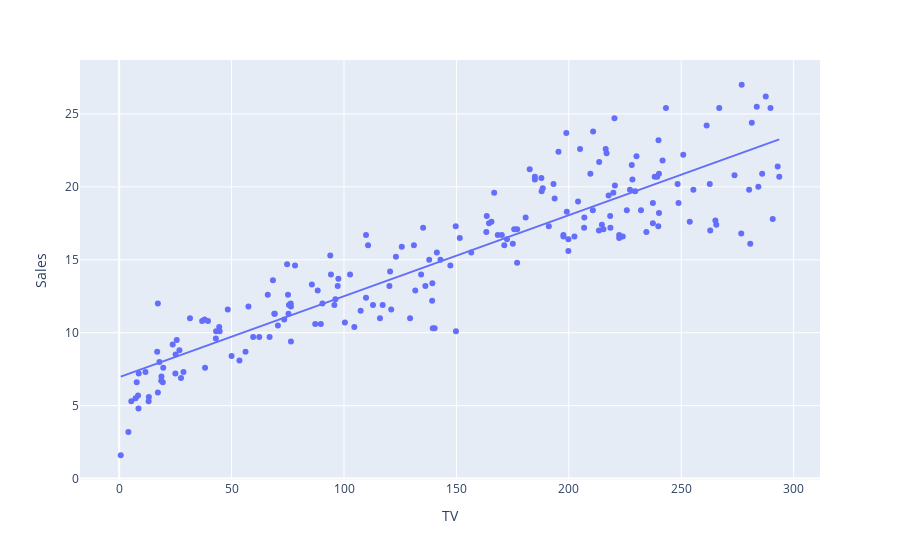
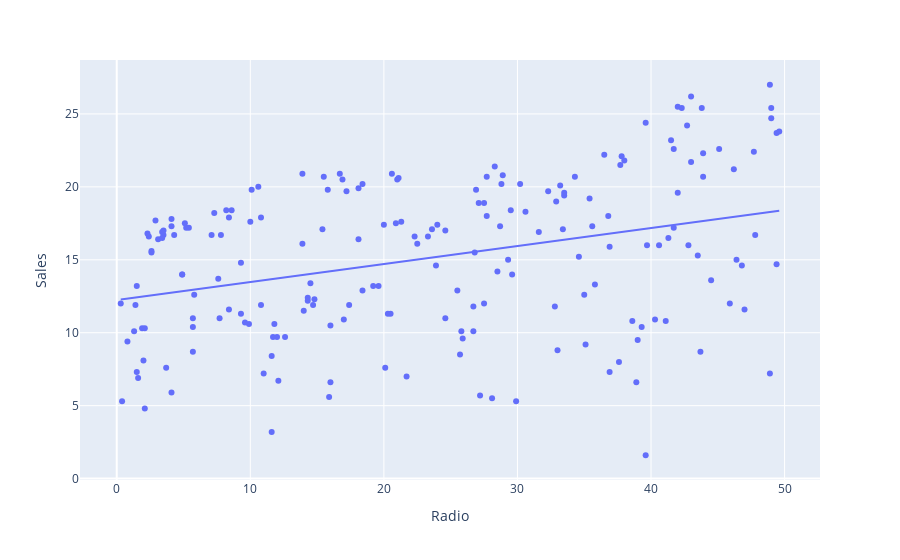
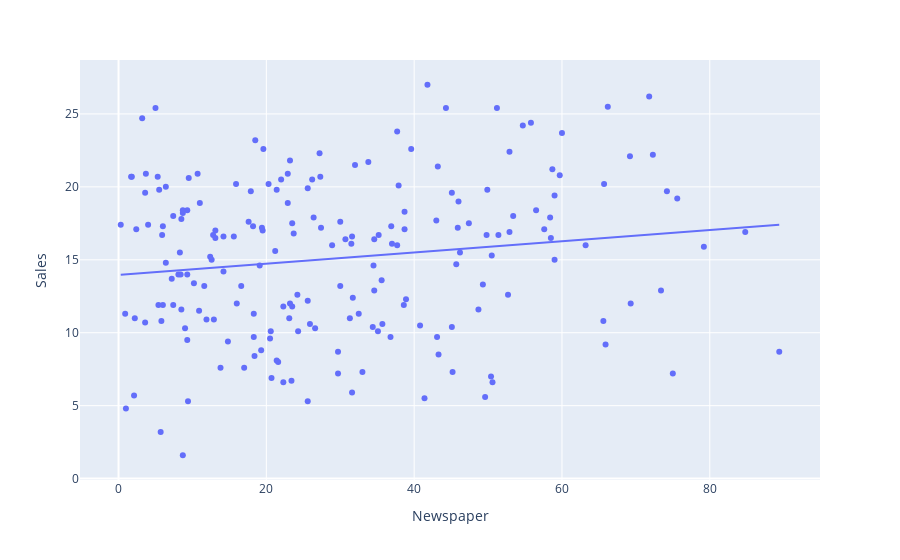
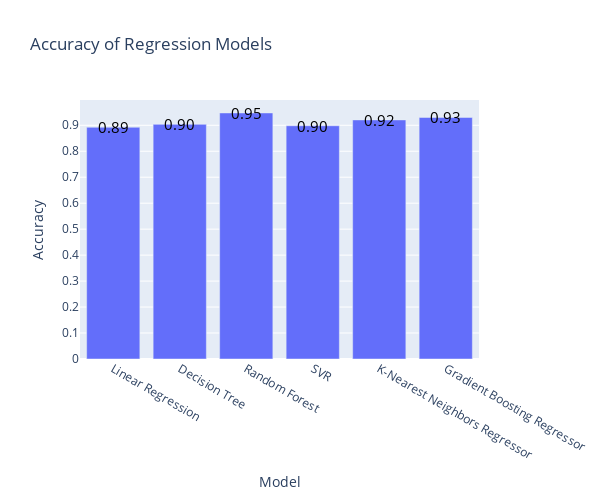

Notebook code cell kept with these figures, in order:
### Code cell
import pandas as pd
import numpy as np
import plotly.express as px
from sklearn.model_selection import train_test_split
from sklearn.linear_model import LinearRegression
from sklearn.ensemble import RandomForestRegressor, GradientBoostingRegressor
from sklearn.tree import DecisionTreeRegressor
from sklearn.neighbors import KNeighborsRegressor
from sklearn.svm import SVR
from sklearn.metrics import r2_score, mean_squared_error
import warnings
warnings.filterwarnings('ignore')

# Load data from URL
url = "https://raw.githubusercontent.com/amankharwal/Website-data/master/advertising.csv"
data = pd.read_csv(url)

# Print data summary
print(data.head())
# Check for missing values
print(data.isnull().sum())

# Drop rows with missing values
data = data.dropna()

# Drop duplicates
data = data.drop_duplicates()

# Remove outliers
data = data[(data["TV"] > 0) & (data["TV"] < 300)]
data = data[(data["Radio"] > 0) & (data["Radio"] < 50)]
data = data[(data["Newspaper"] > 0) & (data["Newspaper"] < 100)]

# Save cleaned data to a new file
data.to_csv("cleaned_data.csv", index=False)

# Generate scatter plots
fig1 = px.scatter(data, x="TV", y="Sales", trendline="ols")
fig1.show()

fig2 = px.scatter(data, x="Radio", y="Sales", trendline="ols")
fig2.show()

fig3 = px.scatter(data, x="Newspaper", y="Sales", trendline="ols")
fig3.show()

# Calculate correlation coefficients
corr = data.corr()
print(corr["Sales"].sort_values(ascending=False))

# Split the dataset into training and testing sets
x = np.array(data.drop(["Sales"], 1))
y = np.array(data["Sales"])
xtrain, xtest, ytrain, ytest = train_test_split(x, y, test_size=0.2, random_state=42)


# Train a linear regression model
linear_model = LinearRegression()
linear_model.fit(xtrain, ytrain)

# Evaluate the linear regression model
linear_score = linear_model.score(xtest, ytest)
linear_pred = linear_model.predict(xtest)
linear_rmse = mean_squared_error(ytest, linear_pred)
linear_r2 = r2_score(ytest, linear_pred)
print("\n Linear regression:")
print("Linear Regression R2 Score:", linear_score)
print("Linear Regression RMSE:", linear_rmse)
acc_linear = r2_score(ytest, linear_pred)
print(f"Desion Tree Accuracy: {acc_linear:.3f}")

# Train a decision tree regression model
dt_model = DecisionTreeRegressor(random_state=42)
dt_model.fit(xtrain, ytrain)

# Evaluate the decision tree regression model
dt_score = dt_model.score(xtest, ytest)
dt_pred = dt_model.predict(xtest)
dt_rmse = mean_squared_error(ytest, dt_pred)
dt_r2 = r2_score(ytest, dt_pred)
print("\n Decision Tree:")
print("Decision Tree R2 Score:", dt_score)
print("Decision Tree RMSE:", dt_rmse)
acc_dt = r2_score(ytest, dt_pred)
print(f"Desion Tree Accuracy: {acc_dt:.3f}")

# Train a random forest regression model
rf_model = RandomForestRegressor(n_estimators=100, random_state=42)
rf_model.fit(xtrain, ytrain)

# Evaluate the random forest regression model
rf_score = rf_model.score(xtest, ytest)
rf_pred = rf_model.predict(xtest)
rf_rmse = mean_squared_error(ytest, rf_pred)
rf_r2 = r2_score(ytest, rf_pred)
print("\n Random Forest:")
print("Random Forest R2 Score:", rf_score)
print("Random Forest RMSE:", rf_rmse)
acc_rf = r2_score(ytest, rf_pred)
print(f"Random Forest Accuracy: {acc_rf:.3f}")

# Train support vector regression model
model_svr = SVR(kernel="linear")
model_svr.fit(xtrain, ytrain)
y_pred_svr = model_svr.predict(xtest)
print("\nSupport vector regression:")
print("Support vector R2 score:", r2_score(ytest, y_pred_svr))
print("Support vector RMSE:", mean_squared_error(ytest, y_pred_svr))
acc_svr = r2_score(ytest, y_pred_svr)
print(f"SVR Accuracy: {acc_svr:.3f}")

# Train and evaluate K-nearest neighbors regressor model
model_knn = KNeighborsRegressor(n_neighbors=5)
model_knn.fit(xtrain, ytrain)
y_pred_knn = model_knn.predict(xtest)
print("\n KNN regression:")
print("KNN R2 score:", r2_score(ytest, model_knn.predict(xtest)))
print("KNN RSME:", mean_squared_error(ytest, y_pred_knn, squared=False))
acc_knn = r2_score(ytest, y_pred_knn)
print(f"K-Nearest Neighbors Regressor Accuracy: {acc_knn:.3f}")

# Train and evaluate gradient boosting regressor model
model_gbr = GradientBoostingRegressor(n_estimators=100, random_state=42)
model_gbr.fit(xtrain, ytrain)
y_pred_gbr = model_gbr.predict(xtest)
acc_gbr = r2_score(ytest, y_pred_gbr)
print("\nGradient Boosting Regressor:")
print("Gradient Boosting Regressor R2 score:", r2_score(ytest, y_pred_gbr))
print("Gradient Boosting Regressor RMSE:", mean_squared_error(ytest, y_pred_gbr))
print(f"Gradient Boosting Regressor Accuracy: {acc_gbr:.3f}")

import plotly.graph_objs as go

# Create a bar plot of the model accuracies
model_names = ['Linear Regression', 'Decision Tree', 'Random Forest', 'SVR', 'K-Nearest Neighbors Regressor', 'Gradient Boosting Regressor']
accuracies = [acc_linear, acc_dt, acc_rf, acc_svr, acc_knn, acc_gbr]
fig = go.Figure(data=[go.Bar(x=model_names, y=accuracies)])
# Add axis labels and a title to the plot
fig.update_layout(xaxis_title='Model', yaxis_title='Accuracy', title='Accuracy of Regression Models', height=500, width=600, yaxis=dict(tickmode='linear', dtick=0.1))
fig = go.Figure(data=[go.Bar(x=model_names, y=accuracies)])
fig.update_layout(xaxis_title='Model', yaxis_title='Accuracy', title='Accuracy of Regression Models', height=500, width=600, yaxis=dict(tickmode='linear', dtick=0.1))
# Add accuracy values to the plot
for i, acc in enumerate(accuracies):
     fig.add_annotation(x=model_names[i], y=acc, text=f"{acc:.2f}", font=dict(color='black', size=15), showarrow=False)
# Display the plot
fig.show()



# Predict sales with the trained model
new_data = {'TV': [100], 'Radio': [50], 'Newspaper': [20]}
X_new = pd.DataFrame(data=new_data)
print("\n When advertisement through TV, Radio, ")
print("\nPredicted Sales with Linear Regression:", linear_model.predict(X_new))
print("Predicted Sales with Decision Tree Regressor:", dt_model.predict(X_new))
print("Predicted Sales with Random Forest Regressor:", rf_model.predict(X_new))
print("Predicted Sales with K-Nearest Neighbors Regressor:", model_knn.predict(X_new))
print("Predicted Sales with Gradient Boosting Regressor:", model_gbr.predict(X_new))
print("Predicted Sales with Support Vector Machine:", model_svr.predict(X_new))

### Figure 1 — Plotly figure (JSON) as saved in the notebook; plotly's stock layout.template omitted (floating-point values rounded to 4 significant figures; data arrays with more than 128 entries replaced by an {"elided": "..."} marker saying what was removed)
{"data": [{"hovertemplate": "TV=%{x}<br>Sales=%{y}<extra></extra>", "legendgroup": "", "marker": {"color": "#636efa", "symbol": "circle"}, "mode": "markers", "name": "", "orientation": "v", "showlegend": false, "type": "scatter", "x": {"elided": "197 float values"}, "xaxis": "x", "y": {"elided": "197 float values"}, "yaxis": "y"}, {"hovertemplate": "<b>OLS trendline</b><br>Sales = 0.0555444 * TV + 6.94979<br>R<sup>2</sup>=0.809641<br><br>TV=%{x}<br>Sales=%{y} <b>(trend)</b><extra></extra>", "legendgroup": "", "marker": {"color": "#636efa", "symbol": "circle"}, "mode": "lines", "name": "", "showlegend": false, "type": "scatter", "x": {"elided": "197 float values"}, "xaxis": "x", "y": {"elided": "197 float values"}, "yaxis": "y"}], "layout": {"legend": {"tracegroupgap": 0}, "margin": {"t": 60}, "xaxis": {"anchor": "y", "domain": [0, 1], "title": {"text": "TV"}}, "yaxis": {"anchor": "x", "domain": [0, 1], "title": {"text": "Sales"}}}}

### Figure 2 — Plotly figure (JSON) as saved in the notebook; plotly's stock layout.template omitted (floating-point values rounded to 4 significant figures; data arrays with more than 128 entries replaced by an {"elided": "..."} marker saying what was removed)
{"data": [{"hovertemplate": "Radio=%{x}<br>Sales=%{y}<extra></extra>", "legendgroup": "", "marker": {"color": "#636efa", "symbol": "circle"}, "mode": "markers", "name": "", "orientation": "v", "showlegend": false, "type": "scatter", "x": {"elided": "197 float values"}, "xaxis": "x", "y": {"elided": "197 float values"}, "yaxis": "y"}, {"hovertemplate": "<b>OLS trendline</b><br>Sales = 0.123443 * Radio + 12.2464<br>R<sup>2</sup>=0.119865<br><br>Radio=%{x}<br>Sales=%{y} <b>(trend)</b><extra></extra>", "legendgroup": "", "marker": {"color": "#636efa", "symbol": "circle"}, "mode": "lines", "name": "", "showlegend": false, "type": "scatter", "x": {"elided": "197 float values"}, "xaxis": "x", "y": {"elided": "197 float values"}, "yaxis": "y"}], "layout": {"legend": {"tracegroupgap": 0}, "margin": {"t": 60}, "xaxis": {"anchor": "y", "domain": [0, 1], "title": {"text": "Radio"}}, "yaxis": {"anchor": "x", "domain": [0, 1], "title": {"text": "Sales"}}}}

### Figure 3 — Plotly figure (JSON) as saved in the notebook; plotly's stock layout.template omitted (floating-point values rounded to 4 significant figures; data arrays with more than 128 entries replaced by an {"elided": "..."} marker saying what was removed)
{"data": [{"hovertemplate": "Newspaper=%{x}<br>Sales=%{y}<extra></extra>", "legendgroup": "", "marker": {"color": "#636efa", "symbol": "circle"}, "mode": "markers", "name": "", "orientation": "v", "showlegend": false, "type": "scatter", "x": {"elided": "197 float values"}, "xaxis": "x", "y": {"elided": "197 float values"}, "yaxis": "y"}, {"hovertemplate": "<b>OLS trendline</b><br>Sales = 0.0385213 * Newspaper + 13.9652<br>R<sup>2</sup>=0.022253<br><br>Newspaper=%{x}<br>Sales=%{y} <b>(trend)</b><extra></extra>", "legendgroup": "", "marker": {"color": "#636efa", "symbol": "circle"}, "mode": "lines", "name": "", "showlegend": false, "type": "scatter", "x": {"elided": "197 float values"}, "xaxis": "x", "y": {"elided": "197 float values"}, "yaxis": "y"}], "layout": {"legend": {"tracegroupgap": 0}, "margin": {"t": 60}, "xaxis": {"anchor": "y", "domain": [0, 1], "title": {"text": "Newspaper"}}, "yaxis": {"anchor": "x", "domain": [0, 1], "title": {"text": "Sales"}}}}

### Figure 4 — Plotly figure (JSON) as saved in the notebook; plotly's stock layout.template omitted (floating-point values rounded to 4 significant figures)
{"data": [{"type": "bar", "x": ["Linear Regression", "Decision Tree", "Random Forest", "SVR", "K-Nearest Neighbors Regressor", "Gradient Boosting Regressor"], "y": [0.8925, 0.9036, 0.9475, 0.8982, 0.9207, 0.9302]}], "layout": {"annotations": [{"font": {"color": "black", "size": 15}, "showarrow": false, "text": "0.89", "x": "Linear Regression", "y": 0.8925}, {"font": {"color": "black", "size": 15}, "showarrow": false, "text": "0.90", "x": "Decision Tree", "y": 0.9036}, {"font": {"color": "black", "size": 15}, "showarrow": false, "text": "0.95", "x": "Random Forest", "y": 0.9475}, {"font": {"color": "black", "size": 15}, "showarrow": false, "text": "0.90", "x": "SVR", "y": 0.8982}, {"font": {"color": "black", "size": 15}, "showarrow": false, "text": "0.92", "x": "K-Nearest Neighbors Regressor", "y": 0.9207}, {"font": {"color": "black", "size": 15}, "showarrow": false, "text": "0.93", "x": "Gradient Boosting Regressor", "y": 0.9302}], "height": 500, "title": {"text": "Accuracy of Regression Models"}, "width": 600, "xaxis": {"title": {"text": "Model"}}, "yaxis": {"dtick": 0.1, "tickmode": "linear", "title": {"text": "Accuracy"}}}}
